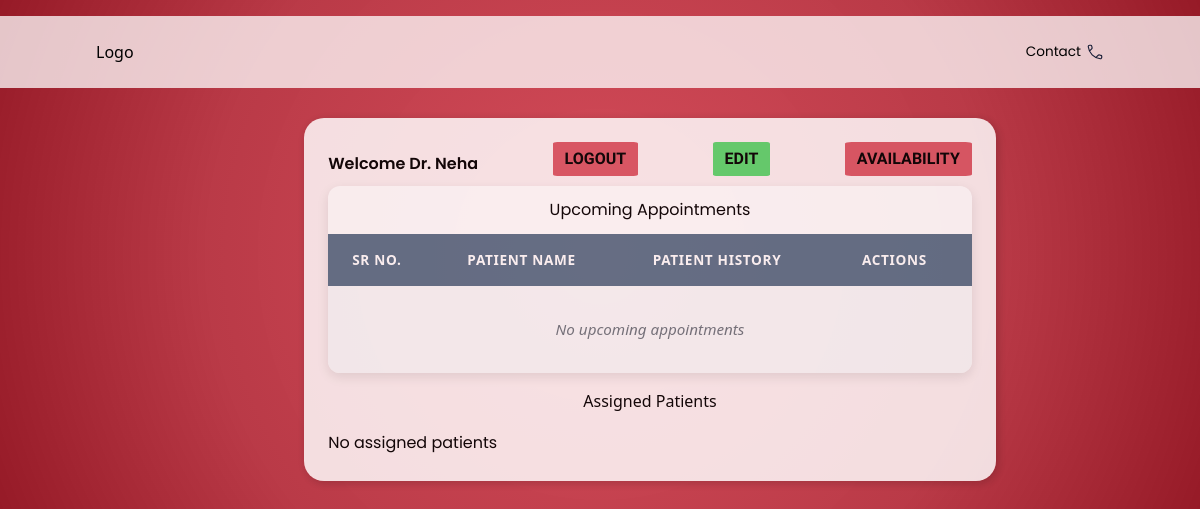
The app's page /doctor_dashboard/2, older data.
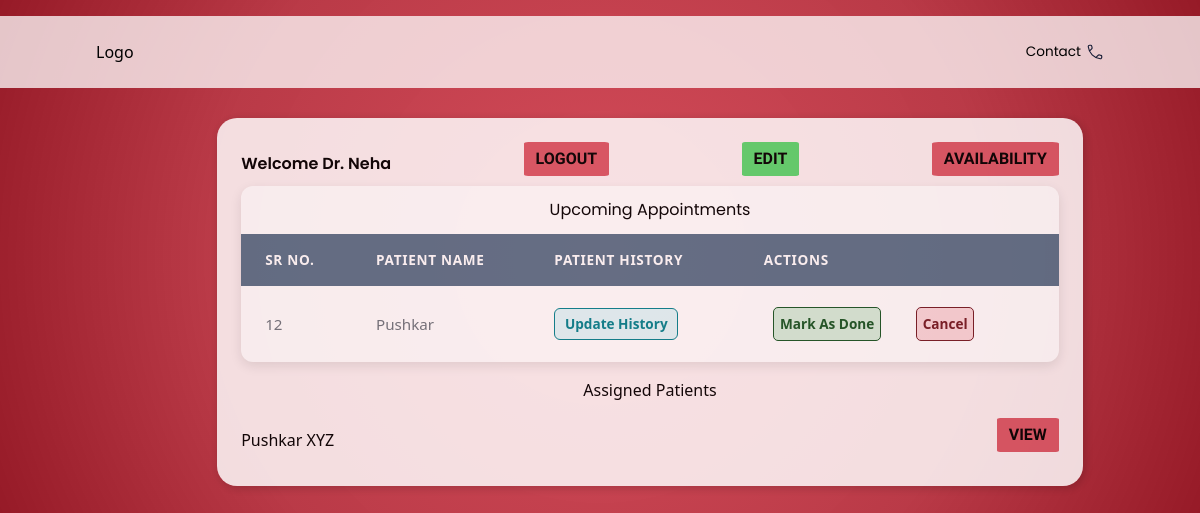
The same page, newer data.
### models.py (models this page shows)
class Appointment(db.Model):
    AppointmentID = db.Column(db.Integer, primary_key=True)
    PatientID = db.Column(db.Integer, db.ForeignKey('patient.PatientID'), nullable=False)
    DoctorID = db.Column(db.Integer, db.ForeignKey('doctor.DoctorID'), nullable=False)
    Date=db.Column(db.Date)
    Time = db.Column(db.String)
    Purpose=db.Column(db.String)
    Status=db.Column(db.Enum("Booked","Completed","Cancelled"),
        nullable=False,
        default='Booked'
    )
    patient = db.relationship('Patient', back_populates='appointments')
    doctor = db.relationship('Doctor', back_populates='appointments')

class Patient(db.Model):
    PatientID = db.Column(db.Integer, primary_key=True)
    FirstName = db.Column(db.String,nullable=False)
    LastName = db.Column(db.String,nullable=False)
    Username= db.Column(db.String, nullable=False)
    Password = db.Column(db.String, nullable=False)
    appointments = db.relationship('Appointment', back_populates='patient', cascade="all, delete")
    histories = db.relationship('PatientHistory', back_populates='patient', cascade="all, delete")

### routes/doctor.py (the view)
@app.route('/doctor_dashboard/<int:doctorID>')
def doctor_dashboard(doctorID):
    doctor = Doctor.query.get(doctorID)
    appointments = Appointment.query.filter(
    Appointment.DoctorID == doctorID,
    Appointment.Status == "Booked"
    ).all()
    patient_map = {
        entry.PatientID: Patient.query.get(entry.PatientID)
        for entry in appointments
    }
    patient_ids = {appt.PatientID for appt in appointments}
    assigned_patients = Patient.query.filter(Patient.PatientID.in_(patient_ids)).all()
    return render_template("doctor_dashboard.html", doctor=doctor,appointments=appointments, patient_map=patient_map, assigned_patients=assigned_patients)

### templates/doctor_dashboard.html (shortened to what this page needs)
<!DOCTYPE html>
<html lang="en">
<head>
    <link rel="stylesheet" href="..\static\style.css">
    <script src="https://cdn.tailwindcss.com"></script>
</head>
<body>
    <header>
        <nav>
        <div class="logo">
            <h2>Logo</h2>
        </div>
        <div class="nav-icons">
            <ul>
            <li>Contact </li>
            </ul>
        </div>
        </nav>
    </header>
    <main>
        <div id="pageC">
            <div class="container">
                <div class="title">
                    <h3>Welcome Dr. {{ doctor.FirstName }}</h3>
                    <a href="{{ url_for('login') }}"><button class="logout">LOGOUT</button></a>
                    <a href="{{ url_for('edit_doctor', doctor_id=doctor.DoctorID) }}">
                            <button class="history">EDIT</button>
                    </a>
                    <a href="{{ url_for('doctor_availability', doctor_id=doctor.DoctorID) }}"><button class="logout">AVAILABILITY</button></a>
                </div>
                <div class="content">
                    <div class="appointments">
                        <h3>Upcoming Appointments</h3>
                        <table class="appointments-table">
                            <thead>
                                <tr>
                                    <th>Sr No.</th>
                                    <th>Patient Name</th>
                                    <th>Patient History</th>
                                    <th>Actions</th>
                                </tr>
                            </thead>
                        <tbody>
                            {% for appt in appointments %}
                                <tr>
                                    <td data-label="Sr No.">{{ appt.AppointmentID }}</td>
                                    <td data-label="Patient Name">{{ patient_map[appt.PatientID].FirstName }}</td>
                                    <td data-label="Patient History">
                                        <a href="{{ url_for('update_history', doctor_id=appt.DoctorID, patient_id=appt.PatientID) }}">
                                            Update History
                                        </a>
                                    </td>
                                    <td data-label="Actions">
                                        <a href="{{ url_for('complete_appointment', appt_id=appt.AppointmentID) }}"><button class="action-complete">Mark As Done</button></a>
                                        <a href="{{ url_for('cancel_doctor_appointment', appt_id=appt.AppointmentID) }}"><button class="action-cancel">Cancel</button></a>
                                    </td>
                                </tr>
                            {% else %}
                                <tr>
                                    <td colspan="4">No upcoming appointments</td>
                                </tr>
                            {% endfor %}
                        </tbody>
                        </table>
                    </div>
                    <div class="overview">
                        <h3>Assigned Patients</h3>
                    </div>
                    <div class="assigned-patients">
                        {% for patient in assigned_patients %}
                            <div class="patient-row flex justify-between items-center">
                                <span>{{ patient.FirstName }} {{ patient.LastName }}</span>
                                <a href="{{ url_for('view_patient_history', patient_id=patient.PatientID, doctorID=doctor.DoctorID) }}"><button class="logout">VIEW</button></a>
                            </div>
                        {% else %}
                            <p>No assigned patients</p>
                        {% endfor %}
                    </div>
                </div>
            </div>
        </div>
    </main>
</body>
</html>

Row changes from the older to the newer data that the page shows:
added Appointment: AppointmentID "12", PatientID.FirstName "Pushkar"
now on this page (row edited): Patient: FirstName "Pushkar", LastName "XYZ"
Text that changed along with them:
text no longer shown: "No upcoming appointments No assigned patients"
